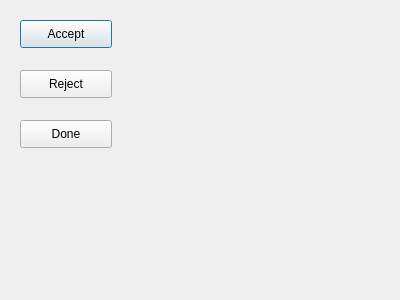
<?xml version="1.0" encoding="UTF-8"?>
<ui version="4.0">
 <class>MyDialog</class>
 <widget class="QDialog" name="MyDialog">
  <property name="geometry">
   <rect>
    <x>0</x>
    <y>0</y>
    <width>400</width>
    <height>300</height>
   </rect>
  </property>
  <property name="windowTitle">
   <string>Dialog</string>
  </property>
  <widget class="QPushButton" name="acceptbt">
   <property name="geometry">
    <rect>
     <x>20</x>
     <y>20</y>
     <width>92</width>
     <height>28</height>
    </rect>
   </property>
   <property name="text">
    <string>Accept</string>
   </property>
  </widget>
  <widget class="QPushButton" name="rejectbt">
   <property name="geometry">
    <rect>
     <x>20</x>
     <y>70</y>
     <width>92</width>
     <height>28</height>
    </rect>
   </property>
   <property name="text">
    <string>Reject</string>
   </property>
  </widget>
  <widget class="QPushButton" name="donebt">
   <property name="geometry">
    <rect>
     <x>20</x>
     <y>120</y>
     <width>92</width>
     <height>28</height>
    </rect>
   </property>
   <property name="text">
    <string>Done</string>
   </property>
  </widget>
 </widget>
 <resources/>
 <connections/>
</ui>
